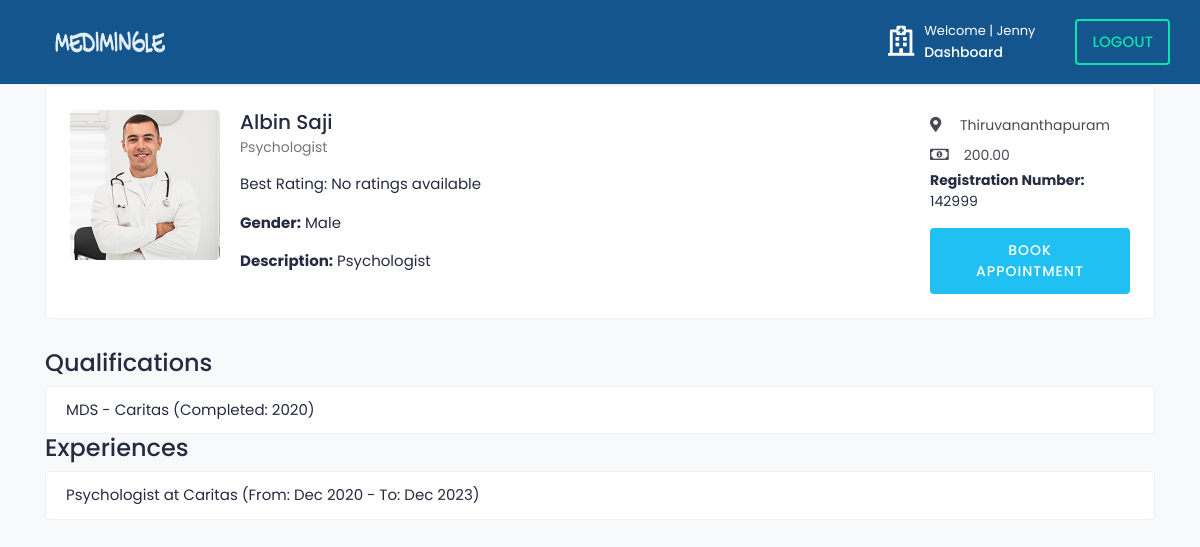
/doctors/1/ (signed in), run on an earlier commit of the app's database.
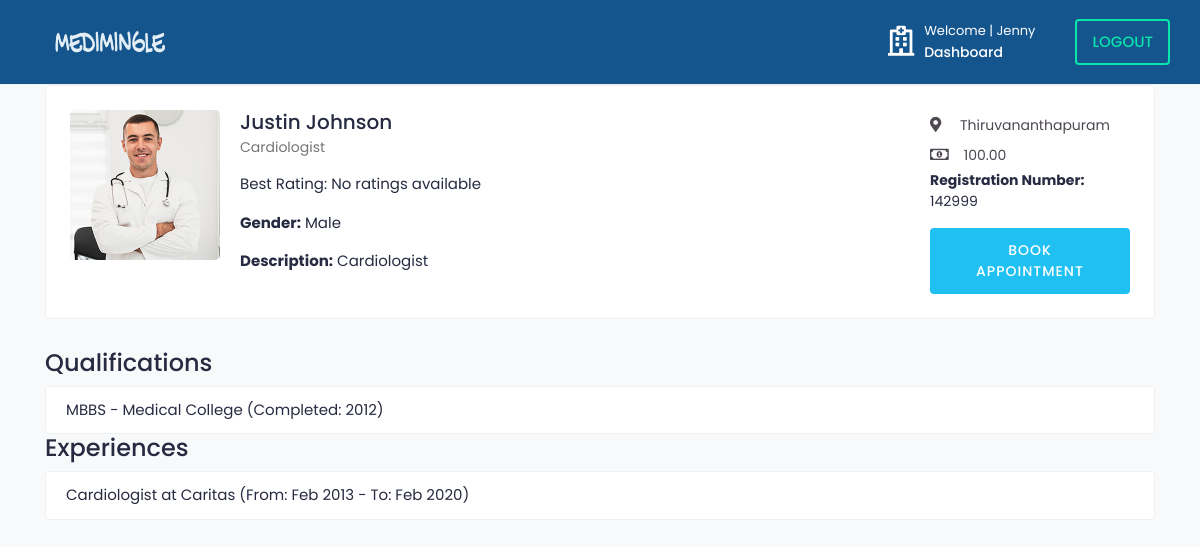
And on a later commit of the database.
### medi/models.py (models this page shows, shortened)
class Doctor(models.Model):
    user = models.OneToOneField(tbl_user, on_delete=models.CASCADE)
    city  = models.CharField(max_length=50,null=True,blank=True)
    profile_image = models.ImageField(upload_to='doctor/',default='default.png')
    gender = models.CharField(max_length=10, blank=True)
    description = models.TextField(blank=True)
    date_joined = models.DateTimeField(default=datetime.now, blank=True)
    consulting_fee = models.DecimalField(max_digits=10, decimal_places=2,blank=True,null=True)
    registration_number = models.CharField(max_length=50, null=True, blank=True)
    certificate = models.FileField(upload_to='certificates/', null=True, blank=True)

class tbl_user(AbstractUser):
    email=models.EmailField(unique=True)
    phone_number=models.CharField(max_length=15, null=True)
    USER_TYPE_CHOICES = (
        ('patient', 'Patient'),('doctor', 'Doctor'),
    )
    user_type = models.CharField(
        max_length=10,
        choices=USER_TYPE_CHOICES,
        default='patient',
    )
    is_email_verified = models.BooleanField(default=False)
    email_verification_token = models.CharField(max_length=255, blank=True, null=True)
    status= models.BooleanField(default=False)

class DoctorSpecialization(models.Model):
    doctor = models.ForeignKey(Doctor, on_delete=models.CASCADE, null=True)
    specialized_category  = models.CharField(max_length=50, null=True)

class Qualification(models.Model):
    institution_name  = models.CharField(max_length=50, null=True)
    qualification_degree = models.CharField(max_length=50, null=True)
    years_of_completion = models.DateField(null=True)
    doctor = models.ForeignKey(Doctor, on_delete=models.CASCADE)

class Experience(models.Model):
    hospital_name = models.CharField(max_length=50, null=True)
    worked_from = models.DateField(null=True)
    worked_to = models.DateField(null=True)
    designation = models.CharField(max_length=50, null=True)
    doctor = models.ForeignKey(Doctor, on_delete=models.CASCADE)

### medi/views.py (the view)
# urls.py: path('doctors/<int:doctor_id>/', views.view_doctor_profile, name='doctor_profile'),
@never_cache
@login_required(login_url='signin')
def view_doctor_profile(request, doctor_id):
    doctor = get_object_or_404(Doctor, id=doctor_id)
    specializations = doctor.doctorspecialization_set.all()
    qualifications = doctor.qualification_set.all()
    experiences = doctor.experience_set.all()
    best_rating = DoctorRating.objects.filter(doctor=doctor).aggregate(Avg('rating'))['rating__avg']
    return render(request, 'doctor_profile.html', {'doctor': doctor, 'specializations': specializations, 'qualifications': qualifications, 'experiences': experiences,'best_rating':best_rating})

### templates/doctor_profile.html (shortened to what this page needs)
{% load static %}
{% include 'includes/main_header.html' %}
<!DOCTYPE html>
<html lang="en">
<head>
</head>
<body>
    <div class="container">
        <div class="card">
            <div class="card-body">
                <div class="doctor-widget">
                    <div class="doc-info-left">
                        <div class="doctor-img">
                           <img src="{{ doctor.profile_image.url }}" alt="Doctor Image" class="img-fluid profile-img">
                        </div>
                        <div class="doc-info-cont">
                            <h4 class="doc-name">{{ doctor.user.first_name }} {{ doctor.user.last_name }}</h4>
                            {% for specialization in specializations %}
                            <p class="doc-speciality">{{ specialization.specialized_category }}</p>
                            {% endfor %}
                            <div class="rating">
                                <p>Best Rating: {% if best_rating %}{{ best_rating }}{% else %}No ratings available{% endif %}</p>
                            </div>
                            <p><strong>Gender:</strong> {{ doctor.gender }}</p>
                            <p><strong>Description:</strong> {{ doctor.description }}</p>
                        </div>
                    </div>
                    <div class="doc-info-right">
                        <div class="clini-infos">
                            <ul>
                                <li><i class="fas fa-map-marker-alt"></i>{{ doctor.city }}</li>
                                <li><i class="far fa-money-bill-alt"></i> {{ doctor.consulting_fee }} </li>
                                <p><strong>Registration Number:</strong> {{ doctor.registration_number }}</p>
                            </ul>
                        </div>
                        <div class="clinic-booking">
                            <a class="apt-btn" href="{% url 'booking' doctor.id %}">Book Appointment</a>                        </div>
                    </div>
                </div>
            </div>
        </div>
                <h3>Qualifications</h3>
                <ul class="list-group">
                    {% for qualification in qualifications %}
                        <li class="list-group-item">{{ qualification.qualification_degree }} - {{ qualification.institution_name }} (Completed: {{ qualification.years_of_completion|date:"Y" }})</li>
                    {% endfor %}
                </ul>
                <h3>Experiences</h3>
                <ul class="list-group">
                    {% for experience in experiences %}
                        <li class="list-group-item">{{ experience.designation }} at {{ experience.hospital_name }} (From: {{ experience.worked_from|date:"M Y" }} - To: {% if experience.worked_to %}{{ experience.worked_to|date:"M Y" }}{% else %}Present{% endif %})</li>
                    {% endfor %}
                </ul>
            </div>
        </div>
</body>
</html>

What changed in the data, as far as the page shows it:
no longer on this page (row edited): DoctorSpecialization: specialized_category "Psychologist"
no longer on this page (row edited): Qualification: qualification_degree "MDS", institution_name "Caritas", years_of_completion "2020"
no longer on this page (row edited): Experience: designation "Psychologist", hospital_name "Caritas", worked_from "Dec 2020", worked_to "Dec 2023"
changed Doctor "Male": user.first_name "Albin" → "Justin"; user.last_name "Saji" → "Johnson"; description "Psychologist" → "Cardiologist"; consulting_fee "200.00" → "100.00"
now on this page (row edited): DoctorSpecialization: specialized_category "Cardiologist"
now on this page (row edited): Qualification: qualification_degree "MBBS", institution_name "Medical College", years_of_completion "2012"
now on this page (row edited): Experience: designation "Cardiologist", hospital_name "Caritas", worked_from "Feb 2013", worked_to "Feb 2020"
